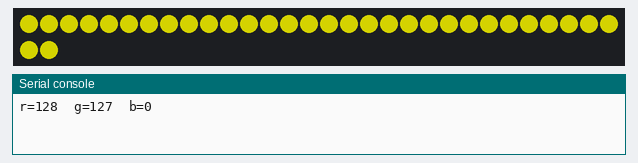
The program below on a simulated MicroPython board. Parts: 32 RGB LEDs in strip order, left to right, continuing on the next row, the last lines printed to the serial console. Dim RGB values are drawn brighter than linear.

Above: at 0.05 s.
At 5.75 s:
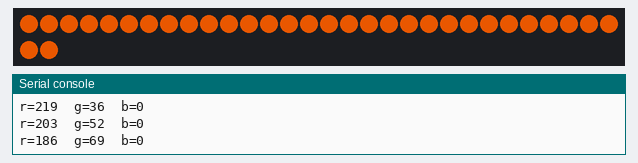
At 10.32 s:
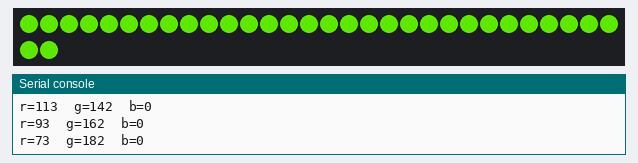
At 21.06 s:
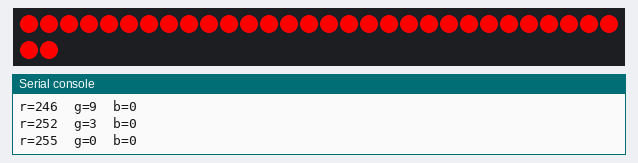
At 39.07 s:
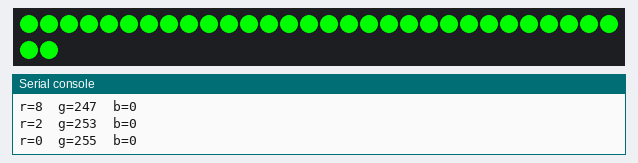

The program:

colorsynthesis1.py
```python
# Micro/CircuitPython NeoPixel Color Synthesis Experiments pt. 1
import machine
import time
import math
import neopixel

NEOPIXEL_PIN   = machine.Pin(15, machine.Pin.OUT)
NEOPIXEL_COUNT = 8 * 4 #12

def seconds():
    return time.ticks_ms()/1000  # MicroPython code for current seconds

# Setup NeoPixels
pixels = neopixel.NeoPixel(NEOPIXEL_PIN, NEOPIXEL_COUNT)

def blank():
    pixels.fill((0,0,0))
    pixels.write()
blank()

''' Example 2:
amplitude = 128
frequency = 0.25  # Increase this to speed up, decrease to slow down the pulse.
phase     = 0
offset    = 128
try:
    while True:
        red = int(amplitude*math.sin(2*math.pi*frequency*seconds()+phase)+\
              offset)
        color = (red, 0, 0)
        pixels.fill(color)
        pixels.write()
        print("r={}\tg={}\tb={}".format(*color))
        time.sleep(0.1)
except:
    blank()
    print('done')
#'''

################################################################################
# Example 3:
# Refactor to a functional style.  Create a sine wave function on the fly
# so it's easy to add more animations (just make more sine wave functions).
################################################################################
def sine_wave(amplitude, frequency, phase, offset):
    return lambda t: amplitude*math.sin(2*math.pi*frequency*t+phase)+offset

red_wave = sine_wave(128, 0.25, 0, 128)
green_wave = sine_wave(128, 0.25, math.pi, 128)
try:
    while True:
        current = seconds()
        red = int(red_wave(current))
        green = int(green_wave(current))
        color = (red, green, 0)
        pixels.fill(color)
        pixels.write()
        print("r={}\tg={}\tb={}".format(*color))
        time.sleep(0.1)
except:
    blank()
    print('done')
```
